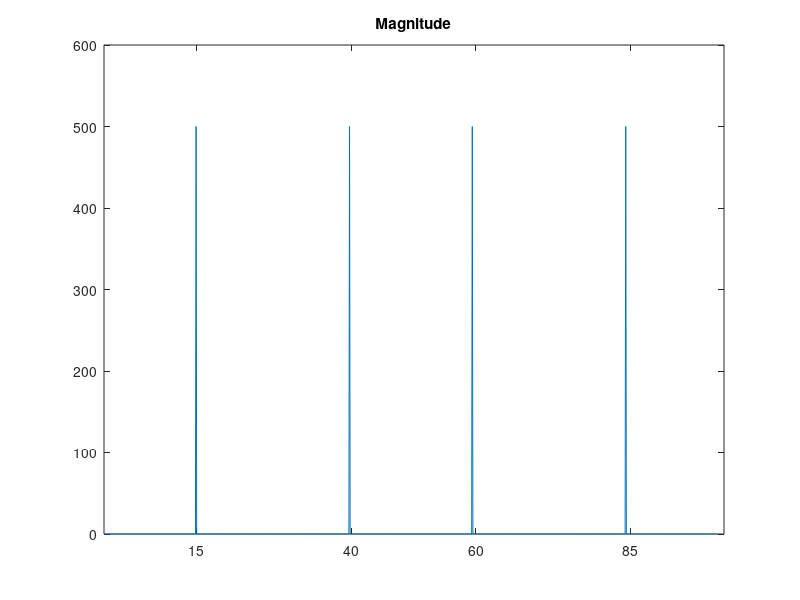
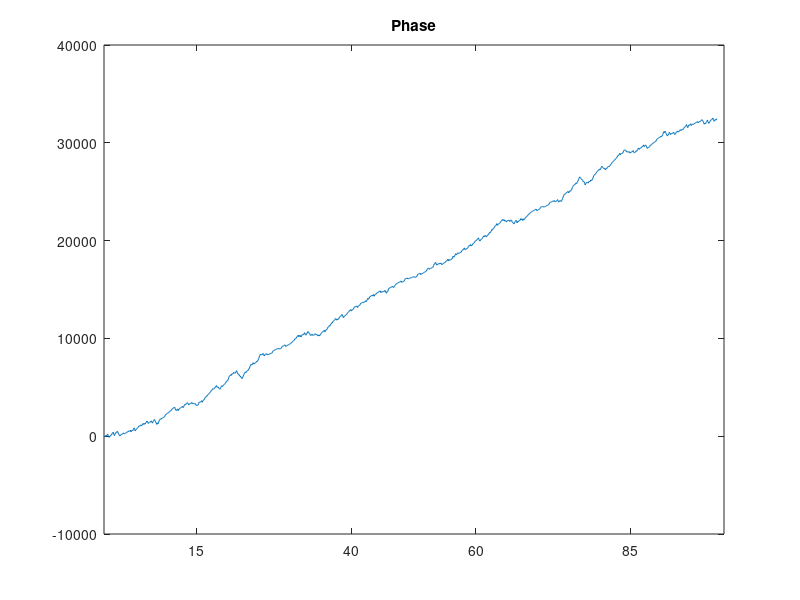

The MATLAB script that drew these images, in order:
clear
t = (0:1/100:10-1/100);              % Time vector
x = sin(2*pi*15*t) + sin(2*pi*40*t); % Signal
y = fft(x);                          % Compute DFT of x
m = abs(y);                          % Magnitude
p = unwrap(angle(y));                % Phase
f = (0:length(y)-1)*99/length(y);    % Frequency vector
plot(f,m); 
title('Magnitude');
set(gca,'XTick',[15 40 60 85]);
figure; 
plot(f,p*180/pi); 
title('Phase');
set(gca,'XTick',[15 40 60 85]);
